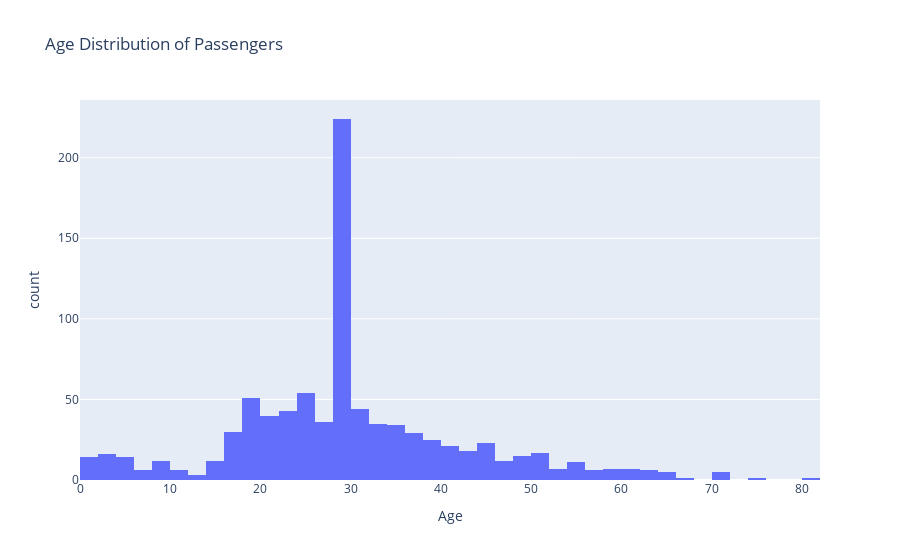

Notebook code cell kept with this figure:
### Code cell
fig = px.histogram(data, x='Age', nbins=50, title='Age Distribution of Passengers')
fig.show()

### Figure 1 — Plotly figure (JSON) as saved in the notebook; plotly's stock layout.template omitted (floating-point values rounded to 4 significant figures; data arrays with more than 128 entries replaced by an {"elided": "..."} marker saying what was removed)
{"data": [{"alignmentgroup": "True", "bingroup": "x", "hovertemplate": "Age=%{x}<br>count=%{y}<extra></extra>", "legendgroup": "", "marker": {"color": "#636efa", "pattern": {"shape": ""}}, "name": "", "nbinsx": 50, "offsetgroup": "", "orientation": "v", "showlegend": false, "type": "histogram", "x": {"elided": "891 float values"}, "xaxis": "x", "yaxis": "y"}], "layout": {"barmode": "relative", "legend": {"tracegroupgap": 0}, "title": {"text": "Age Distribution of Passengers"}, "xaxis": {"anchor": "y", "domain": [0, 1], "title": {"text": "Age"}}, "yaxis": {"anchor": "x", "domain": [0, 1], "title": {"text": "count"}}}}
